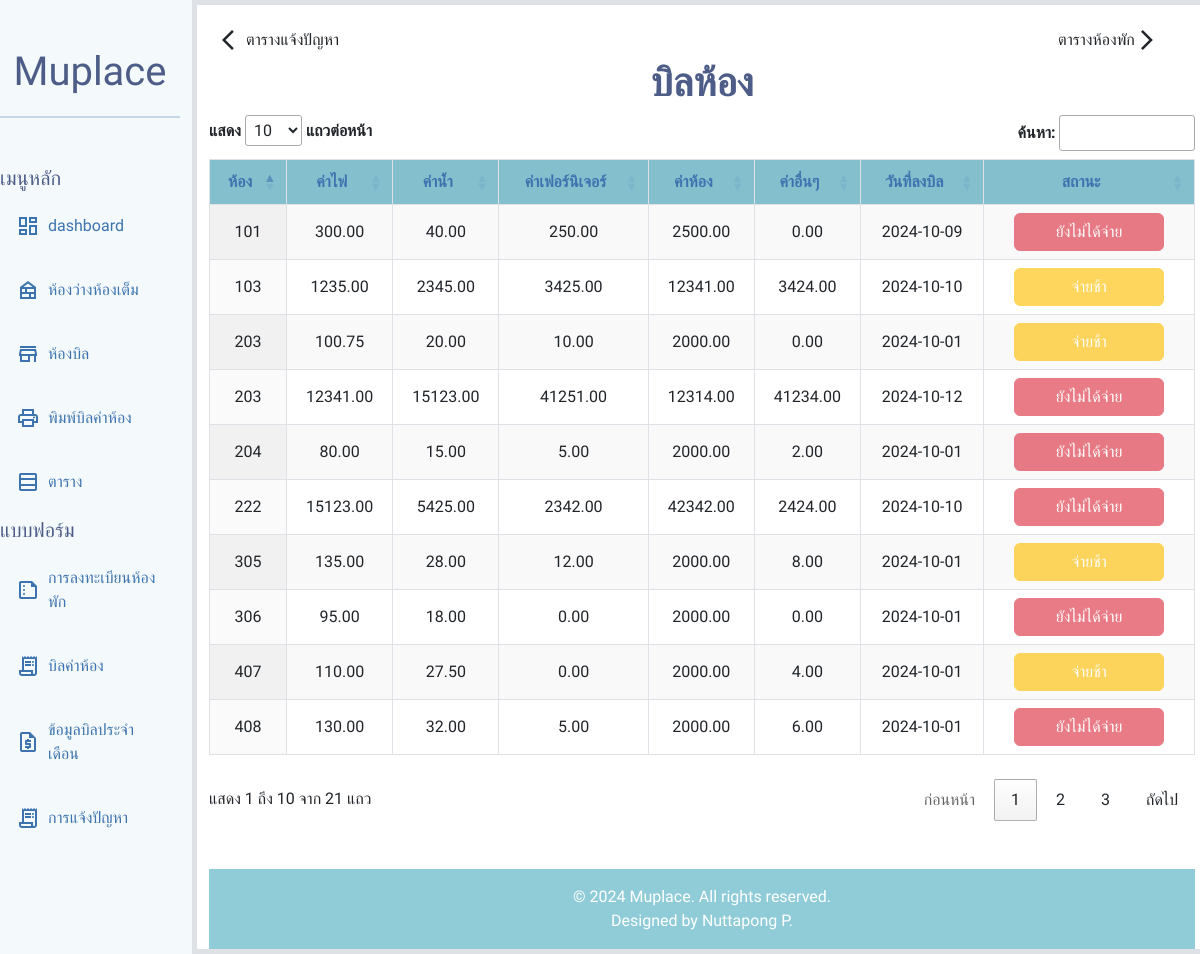
Screenshot of /billinfoTable.php with the database file from the repository.
### tables this page shows
CREATE TABLE `bill` (
  `id` int(11) NOT NULL,
  `room_number` varchar(3) NOT NULL,
  `electricity_cost` decimal(10,2) DEFAULT 0.00,
  `water_cost` decimal(10,2) DEFAULT 0.00,
  `furniture_cost` decimal(10,2) DEFAULT 0.00,
  `room_cost` decimal(10,2) DEFAULT 0.00,
  `other_cost` decimal(10,2) DEFAULT 0.00,
  `bill_date` date NOT NULL,
  `payment_status` enum('จ่ายแล้ว','จ่ายช้า','ยังไม่ได้จ่าย') DEFAULT 'ยังไม่ได้จ่าย'
);

### billinfoTable.php (the view, shortened to what this page needs)
<?php require 'dbconnection.php'; ?>
<!DOCTYPE html>
<html lang="en">
<head>
    <link
        href="https://cdn.jsdelivr.net/npm/bootstrap@5.3.3/dist/css/bootstrap.min.css"
        rel="stylesheet"
 />
    <link rel="stylesheet" type="text/css" href="https://cdn.datatables.net/1.13.1/css/jquery.dataTables.css">
</head>
</head>
<body class="p-0">
    <section class="row">
        <?php include("aside.php"); ?>
        <main class="col-9 col-xl-10 bg-white border border-5">
            <div class="bg-white mb-5">
                <div class="d-flex justify-content-between align-items-start mt-3">
                    <a href="/problemTable.php" class="btn d-flex align-items-center fw-medium text-decoration-none w-25 " style="width: 150px;">
                        <span class="material-symbols-outlined">arrow_back_ios</span>
                        ตารางแจ้งปัญหา
                    </a>
                    <a href="/roomTable.php" class="btn d-flex align-items-center fw-medium text-decoration-none gap-10 " style="width: 150px;">
                        ตารางห้องพัก
                        <span class="material-symbols-outlined">arrow_forward_ios</span>
                    </a>
                </div>
                <h1 class="prompt-bold text-custom-1 text-center">บิลห้อง</h1>
                <?php
                $sql =  "SELECT * FROM `bill` ";
                $result = mysqli_query($conn, $sql);
                ?>
                <table id="billingTable" class="display">
                    <thead>
                        <tr>
                            <th class="border">ห้อง</th>
                            <th class="border">ค่าไฟ</th>
                            <th class="border">ค่าน้ำ</th>
                            <th class="border">ค่าเฟอร์นิเจอร์</th>
                            <th class="border">ค่าห้อง</th>
                            <th class="border">ค่าอื่นๆ</th>
                            <th class="border">วันที่ลงบิล</th>
                            <th class="border">สถานะ</th>
                        </tr>
                    </thead>
                    <tbody>
                        <?php while ($row = mysqli_fetch_assoc($result)) { ?>
                            <tr onclick="goToEditPage('<?= htmlspecialchars($row['room_number']); ?>')">
                                <td class="border"><?php echo $row["room_number"] ?></td>
                                <td class="border"><?php echo $row["electricity_cost"] ?></td>
                                <td class="border"><?php echo $row["water_cost"] ?></td>
                                <td class="border"><?php echo $row["furniture_cost"] ?></td>
                                <td class="border"><?php echo $row["room_cost"] ?></td>
                                <td class="border"><?php echo $row["other_cost"] ?></td>
                                <td class="border"><?php echo $row["bill_date"] ?></td>
                                <td class="border">
                                    <?php
                                    $statusClass = '';
                                    switch ($row['payment_status']) {
                                        case 'ยังไม่ได้จ่าย':
                                            $statusClass = 'btn btn-danger ';
                                            $style = 'style="--bs-btn-padding-y: .25rem; --bs-btn-padding-x: .5rem; --bs-btn-font-size: .75rem;"';
                                            break;
                                        case 'จ่ายช้า':
                                            $statusClass = 'btn btn-warning text-white';
                                            $style = 'style="--bs-btn-padding-y: .25rem; --bs-btn-padding-x: .5rem; --bs-btn-font-size: .75rem; "';
                                            break;
                                    }
                                    ?>
                                    <button class="<?= $statusClass ?>" style="width: 150px;" <?= $style ?> disabled>
                                        <?php echo $row["payment_status"]; ?>
                                    </button>
                                </td>
                            </tr>
                        <?php } ?>
                    </tbody>
                </table>
            </div>
            <?php include 'footer.php' ?>
        </main>
    </section>

### aside.php (shortened to what this page needs)
<head>
    <link rel="stylesheet" type="text/css" href="style.css">
</head>
<div class="col-3 col-xl-2 d-flex  min-vh-100 justify-content-center lightest-color">
    <aside class="mb-5 mt-4 position-fixed ">
        <div class="mb-5 mt-4 text-custom-1 text-center ">
            <h1>Muplace</h1>
            <hr class="custom-line">
        </div>
        <ul class="sidebar-links list-unstyled ">
            <h4 class="text-custom-1 my-2 fs-5">เมนูหลัก</h4>
            <li class="mb-2">
                <a class="d-flex align-items-center fw-medium p-3 text-decoration-none text-custom-5 gap-2" href="/dashboard.php">
                    <span class="material-symbols-outlined ">dashboard</span>
                    dashboard
                </a>
            </li>
            <li class="mb-2">
                <a class="d-flex align-items-center fw-medium p-3 text-decoration-none text-custom-5 gap-2" href="/index.php">
                    <span class="material-symbols-outlined ">nest_multi_room</span>
                    ห้องว่างห้องเต็ม
                </a>
            </li>
            <li class="mb-2">
                <a class="d-flex align-items-center fw-medium p-3 text-decoration-none text-custom-5 gap-2" href="/bill.php">
                    <span class="material-symbols-outlined">store</span>
                    ห้องบิล
                </a>
            </li>
            <li class="mb-2">
                <a class="d-flex align-items-center fw-medium p-3 text-decoration-none text-custom-5 gap-2" href="/addroomInvoice.php">
                    <span class="material-symbols-outlined">print</span>
                    พิมพ์บิลค่าห้อง
                </a>
            </li>
            <li class="mb-2">
                <a class="d-flex align-items-center fw-medium p-3 text-decoration-none text-custom-5 gap-2" href="/problemTable.php">
                    <span class="material-symbols-outlined">table_rows</span>
                    ตาราง
                </a>
            </li>
            <h4 class="text-custom-1 my-2 fs-5">แบบฟอร์ม</h4>
            <li class="mb-2">
                <a class="d-flex align-items-center fw-medium p-3 text-decoration-none text-custom-5 gap-2" href="/insertForm.php">
                    <span class="material-symbols-outlined">summarize</span>
                    การลงทะเบียนห้องพัก
                </a>
            </li>
            <li class="mb-2">
                <a class="d-flex align-items-center fw-medium p-3 text-decoration-none text-custom-5 gap-2" href="/addBill.php">
                    <span class="material-symbols-outlined">receipt_long</span>
                    บิลค่าห้อง
                </a>
            </li>
            <li class="mb-2">
                <a class="d-flex align-items-center fw-medium p-3 text-decoration-none text-custom-5 gap-2" href="/BillingInfo.php">
                    <span class="material-symbols-outlined">request_quote</span>
                    ข้อมูลบิลประจำเดือน
                </a>
            <li class="mb-2">
                <a class="d-flex align-items-center fw-medium p-3 text-decoration-none text-custom-5 gap-2" href="/addProblem.php">
                    <span class="material-symbols-outlined">receipt_long</span>
                    การแจ้งปัญหา
                </a>
            </li>
            </li>
        </ul>
    </aside>
</div>

### footer.php (shortened to what this page needs)
<!DOCTYPE html>
<html lang="en">
<head>
    <link
        href="https://cdn.jsdelivr.net/npm/bootstrap@5.3.3/dist/css/bootstrap.min.css"
        rel="stylesheet"
 />
</head>
<body class="p-0">
    <footer class="custom-color-2 text-white py-3 mt-auto">
        <div class="container text-center">
            <p class="mb-0">&copy; 2024 Muplace. All rights reserved.</p>
            <p class="mb-0">Designed by Nuttapong P.</p>
        </div>
    </footer>

### style.css (style rules this page uses)
* { margin: 0; padding: 0; box-sizing: border-box; font-family: "Prompt", sans-serif; font-style: normal; }
body { padding: 0; margin: 0; }
.material-symbols-outlined { font-variation-settings: "FILL" 0, "wght" 400, "GRAD" 0, "opsz" 24; }
.custom-color-2 { background-color: #8fccd8; }
.text-custom-1 { color: #4e5d88; }
.text-custom-5 { color: #3d73af; }
.custom-line { border: none; border-top: 2px solid #3d73af; margin: 20px 0; color: #3d73af; }
body { font-family: Arial, sans-serif; background-color: #f4f4f4; margin: 0; padding: 20px; }
.prompt-bold { font-family: "Prompt", sans-serif; font-weight: 700; font-style: normal; }
.lightest-color { background-color: rgba(143, 204, 216, 0.1); }

### billinfoTable.php (style rules this page uses)
table.dataTable thead th { background-color: #84bfcd; color: #3d73af; text-align: center; padding: 10px; font-size: 1em; }
table.dataTable tbody td { padding: 8px; text-align: center; }
table.dataTable { border-collapse: collapse; width: 100%; margin: 20px 0; font-size: 1em; border: 1px solid #ddd; }
table.dataTable tbody tr { height: 50px; }

### rows the page displays
bill: room_number "203", electricity_cost "100.75", water_cost "20.00", furniture_cost "10.00", room_cost "2000.00", other_cost "0.00", bill_date "2024-10-01", payment_status "จ่ายช้า"
bill: room_number "204", electricity_cost "80.00", water_cost "15.00", furniture_cost "5.00", room_cost "2000.00", other_cost "2.00", bill_date "2024-10-01", payment_status "ยังไม่ได้จ่าย"
bill: room_number "305", electricity_cost "135.00", water_cost "28.00", furniture_cost "12.00", room_cost "2000.00", other_cost "8.00", bill_date "2024-10-01", payment_status "จ่ายช้า"
bill: room_number "306", electricity_cost "95.00", water_cost "18.00", furniture_cost "0.00", room_cost "2000.00", other_cost "0.00", bill_date "2024-10-01", payment_status "ยังไม่ได้จ่าย"
bill: room_number "407", electricity_cost "110.00", water_cost "27.50", furniture_cost "0.00", room_cost "2000.00", other_cost "4.00", bill_date "2024-10-01", payment_status "จ่ายช้า"
bill: room_number "408", electricity_cost "130.00", water_cost "32.00", furniture_cost "5.00", room_cost "2000.00", other_cost "6.00", bill_date "2024-10-01", payment_status "ยังไม่ได้จ่าย"
bill: room_number "101", electricity_cost "300.00", water_cost "40.00", furniture_cost "250.00", room_cost "2500.00", other_cost "0.00", bill_date "2024-10-09", payment_status "ยังไม่ได้จ่าย"
bill: room_number "203", electricity_cost "12341.00", water_cost "15123.00", furniture_cost "41251.00", room_cost "12314.00", other_cost "41234.00", bill_date "2024-10-12", payment_status "ยังไม่ได้จ่าย"
bill: room_number "222", electricity_cost "15123.00", water_cost "5425.00", furniture_cost "2342.00", room_cost "42342.00", other_cost "2424.00", bill_date "2024-10-10", payment_status "ยังไม่ได้จ่าย"
bill: room_number "103", electricity_cost "1235.00", water_cost "2345.00", furniture_cost "3425.00", room_cost "12341.00", other_cost "3424.00", bill_date "2024-10-10", payment_status "จ่ายช้า"
